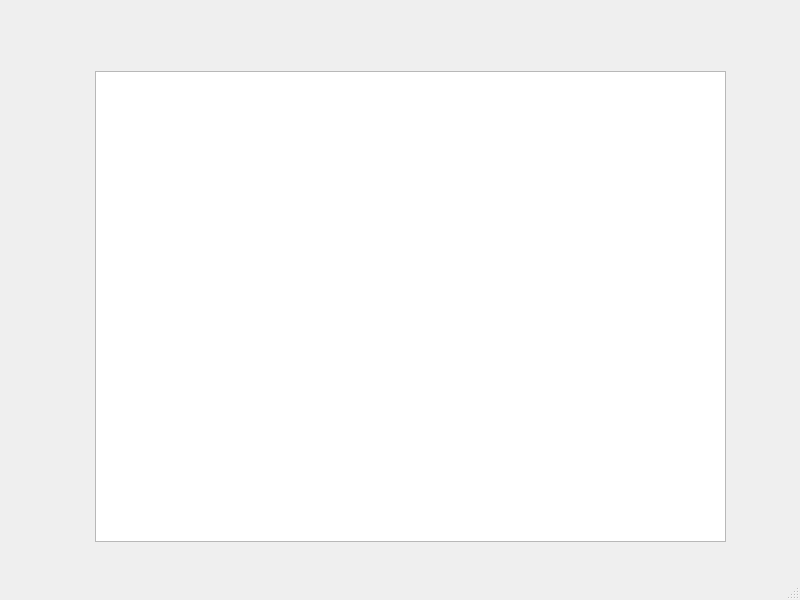
<?xml version="1.0" encoding="UTF-8"?>
<ui version="4.0">
 <class>MainWindow</class>
 <widget class="QMainWindow" name="MainWindow">
  <property name="geometry">
   <rect>
    <x>0</x>
    <y>0</y>
    <width>800</width>
    <height>600</height>
   </rect>
  </property>
  <property name="windowTitle">
   <string>MainWindow</string>
  </property>
  <widget class="QWidget" name="centralwidget">
   <widget class="QTableView" name="tableView">
    <property name="geometry">
     <rect>
      <x>95</x>
      <y>71</y>
      <width>631</width>
      <height>471</height>
     </rect>
    </property>
   </widget>
  </widget>
  <widget class="QMenuBar" name="menubar">
   <property name="geometry">
    <rect>
     <x>0</x>
     <y>0</y>
     <width>800</width>
     <height>20</height>
    </rect>
   </property>
  </widget>
  <widget class="QStatusBar" name="statusbar"/>
 </widget>
 <resources/>
 <connections/>
</ui>
